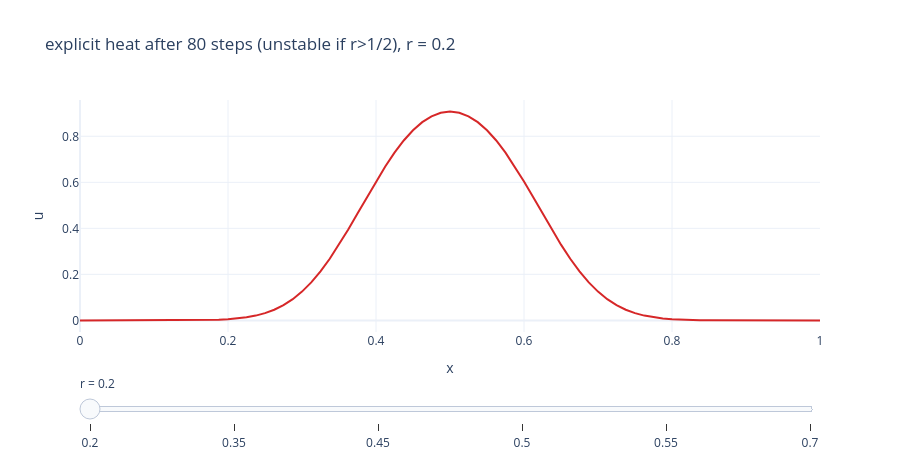

Notebook source saved alongside this figure:
### Markdown cell above
### インタラクティブ: 安定数を動かして「壊れる瞬間」を見る(静的 HTML でも動く)

Plotly のスライダーで、熱方程式の拡散数 $r$ と移流の CFL 数 $C$ を動かします。
それぞれ $r>1/2$、$C>1$ を超えた瞬間に数値解が崩れる(振動・発散)ことを体感してください。

### Code cell
import plotly.io as pio
from pde_book import interactive

pio.renderers.default = "plotly_mimetype+notebook_connected"
interactive.plotly_heat_stability().show()      # heat: stable iff r <= 1/2
